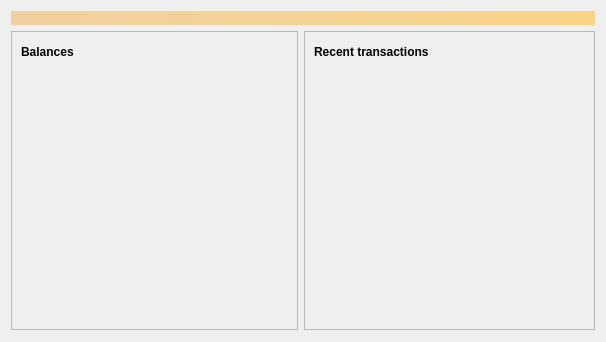
<?xml version="1.0" encoding="UTF-8"?>
<ui version="4.0">
 <class>OverviewPage</class>
 <widget class="QWidget" name="OverviewPage">
  <property name="geometry">
   <rect>
    <x>0</x>
    <y>0</y>
    <width>606</width>
    <height>342</height>
   </rect>
  </property>
  <property name="windowTitle">
   <string>Form</string>
  </property>
  <layout class="QVBoxLayout" name="topLayout">
   <item>
    <widget class="QLabel" name="labelAlerts">
     <property name="visible">
      <bool>false</bool>
     </property>
     <property name="styleSheet">
      <string notr="true">QLabel { background-color: qlineargradient(x1: 0, y1: 0, x2: 1, y2: 0, stop:0 #F0D0A0, stop:1 #F8D488); color:#000000; }</string>
     </property>
     <property name="wordWrap">
      <bool>true</bool>
     </property>
     <property name="margin">
      <number>3</number>
     </property>
     <property name="textInteractionFlags">
      <set>Qt::TextSelectableByMouse</set>
     </property>
    </widget>
   </item>
   <item>
    <layout class="QHBoxLayout" name="horizontalLayout" stretch="1,1">
     <item>
      <layout class="QVBoxLayout" name="verticalLayout_2">
       <item>
        <widget class="QFrame" name="frame">
         <property name="frameShape">
          <enum>QFrame::StyledPanel</enum>
         </property>
         <property name="frameShadow">
          <enum>QFrame::Raised</enum>
         </property>
         <layout class="QVBoxLayout" name="verticalLayout_4">
          <item>
           <layout class="QHBoxLayout" name="horizontalLayout_4">
            <item>
             <widget class="QLabel" name="label_5">
              <property name="font">
               <font>
                <weight>75</weight>
                <bold>true</bold>
               </font>
              </property>
              <property name="text">
               <string>Balances</string>
              </property>
             </widget>
            </item>
            <item>
             <widget class="QPushButton" name="labelWalletStatus">
              <property name="enabled">
               <bool>true</bool>
              </property>
              <property name="minimumSize">
               <size>
                <width>150</width>
                <height>0</height>
               </size>
              </property>
              <property name="maximumSize">
               <size>
                <width>30</width>
                <height>16777215</height>
               </size>
              </property>
              <property name="toolTip">
               <string>The displayed information may be out of date. Your wallet automatically synchronizes with the XEP network after a connection is established, but this process has not completed yet.</string>
              </property>
              <property name="styleSheet">
               <string notr="true">text-align: left</string>
              </property>
              <property name="text">
               <string/>
              </property>
              <property name="icon">
               <iconset>
                <normaloff>:/icons/warning</normaloff>
                <disabledoff>:/icons/warning</disabledoff>:/icons/warning</iconset>
              </property>
              <property name="iconSize">
               <size>
                <width>24</width>
                <height>24</height>
               </size>
              </property>
              <property name="flat">
               <bool>true</bool>
              </property>
             </widget>
            </item>
            <item>
             <spacer name="horizontalSpacer_3">
              <property name="orientation">
               <enum>Qt::Horizontal</enum>
              </property>
              <property name="sizeHint" stdset="0">
               <size>
                <width>40</width>
                <height>20</height>
               </size>
              </property>
             </spacer>
            </item>
           </layout>
          </item>
          <item>
           <widget class="QListWidget" name="overviewLW">
            <property name="focusPolicy">
             <enum>Qt::NoFocus</enum>
            </property>
            <property name="styleSheet">
             <string notr="true">QListWidget { background-color:transparent }</string>
            </property>
            <property name="frameShape">
             <enum>QFrame::NoFrame</enum>
            </property>
            <property name="frameShadow">
             <enum>QFrame::Plain</enum>
            </property>
            <property name="selectionMode">
             <enum>QAbstractItemView::NoSelection</enum>
            </property>
           </widget>
          </item>
         </layout>
        </widget>
       </item>
      </layout>
     </item>
     <item>
      <layout class="QVBoxLayout" name="verticalLayout_3">
       <item>
        <widget class="QFrame" name="frame_2">
         <property name="frameShape">
          <enum>QFrame::StyledPanel</enum>
         </property>
         <property name="frameShadow">
          <enum>QFrame::Raised</enum>
         </property>
         <layout class="QVBoxLayout" name="verticalLayout">
          <item>
           <layout class="QHBoxLayout" name="horizontalLayout_2">
            <item>
             <widget class="QLabel" name="label_4">
              <property name="font">
               <font>
                <weight>75</weight>
                <bold>true</bold>
               </font>
              </property>
              <property name="text">
               <string>Recent transactions</string>
              </property>
             </widget>
            </item>
            <item>
             <widget class="QPushButton" name="labelTransactionsStatus">
              <property name="enabled">
               <bool>true</bool>
              </property>
              <property name="minimumSize">
               <size>
                <width>150</width>
                <height>0</height>
               </size>
              </property>
              <property name="maximumSize">
               <size>
                <width>30</width>
                <height>16777215</height>
               </size>
              </property>
              <property name="toolTip">
               <string>The displayed information may be out of date. Your wallet automatically synchronizes with the XEP network after a connection is established, but this process has not completed yet.</string>
              </property>
              <property name="styleSheet">
               <string notr="true">text-align:left;</string>
              </property>
              <property name="text">
               <string/>
              </property>
              <property name="icon">
               <iconset>
                <normaloff>:/icons/warning</normaloff>
                <disabledoff>:/icons/warning</disabledoff>:/icons/warning</iconset>
              </property>
              <property name="iconSize">
               <size>
                <width>24</width>
                <height>24</height>
               </size>
              </property>
              <property name="flat">
               <bool>true</bool>
              </property>
             </widget>
            </item>
            <item>
             <spacer name="horizontalSpacer">
              <property name="orientation">
               <enum>Qt::Horizontal</enum>
              </property>
              <property name="sizeHint" stdset="0">
               <size>
                <width>40</width>
                <height>20</height>
               </size>
              </property>
             </spacer>
            </item>
           </layout>
          </item>
          <item>
           <widget class="QListView" name="listTransactions">
            <property name="styleSheet">
             <string notr="true">QListView { background: transparent; }</string>
            </property>
            <property name="frameShape">
             <enum>QFrame::NoFrame</enum>
            </property>
            <property name="verticalScrollBarPolicy">
             <enum>Qt::ScrollBarAlwaysOff</enum>
            </property>
            <property name="horizontalScrollBarPolicy">
             <enum>Qt::ScrollBarAlwaysOff</enum>
            </property>
            <property name="selectionMode">
             <enum>QAbstractItemView::NoSelection</enum>
            </property>
           </widget>
          </item>
          <item>
           <spacer name="verticalSpacer_2">
            <property name="orientation">
             <enum>Qt::Vertical</enum>
            </property>
            <property name="sizeHint" stdset="0">
             <size>
              <width>20</width>
              <height>40</height>
             </size>
            </property>
           </spacer>
          </item>
         </layout>
        </widget>
       </item>
      </layout>
     </item>
    </layout>
   </item>
   <item>
    <spacer name="verticalSpacer">
     <property name="orientation">
      <enum>Qt::Vertical</enum>
     </property>
     <property name="sizeType">
      <enum>QSizePolicy::Fixed</enum>
     </property>
     <property name="sizeHint" stdset="0">
      <size>
       <width>1</width>
       <height>1</height>
      </size>
     </property>
    </spacer>
   </item>
  </layout>
 </widget>
 <resources/>
 <connections/>
</ui>
